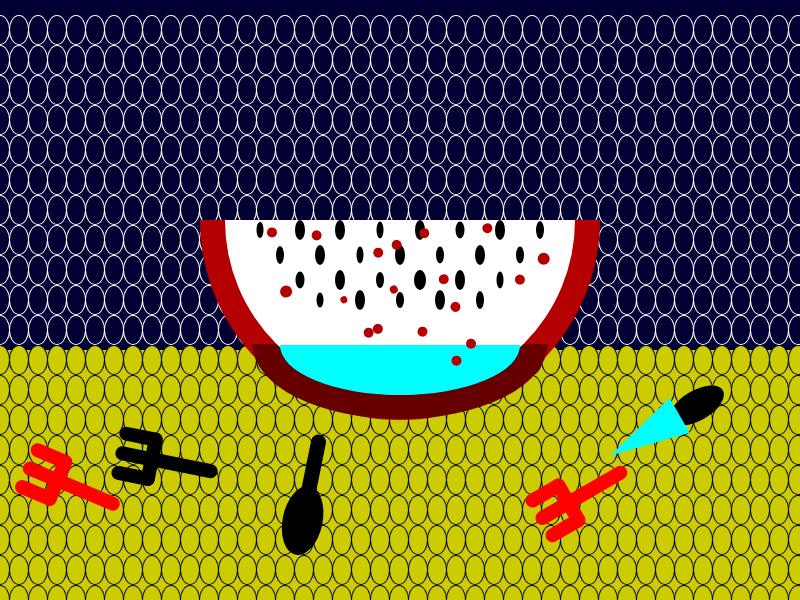
Frame 1 (no input)
Frame 60 (no input): identical to frame 1, image omitted
Frame 120 (the mouse pressed at the canvas centre since frame 60): identical to frame 1, image omitted

The p5.js sketch that drew this single still picture (run headless with seeded random() and noise() and a simulated clock; from frame 60 on, the mouse is pressed at the canvas centre):

// p5.js sketch
// ── sketch.js
function setup() {
  createCanvas(800, 600);
}

function draw() {
  stroke(0)
  strokeWeight(0);
  background(0,0,50);

  fill(204,204,0);
  rect(0,350,800,300); 

  let y_coord = 0;

  //background
  stroke(0);
  for (let i = 0; i < 11; i++){
    let x_coord = 0;
    y_coord += 30;
    for (let j = 0; j < 50; j++){ 
      fill(255,255,255);
      ellipse(x_coord, y_coord, 20, 30);
      fill(0,0,50);
      ellipse(x_coord, y_coord, 18, 28);
      x_coord += 19;
    }
  }

  //background
  for (let i = 0; i < 11; i++){
    let x_coord = 0;
    y_coord += 30;
    for (let j = 0; j < 50; j++){ 
      fill(0,0,50);
      ellipse(x_coord, y_coord, 20, 30);
      fill(204,204,0);
      ellipse(x_coord, y_coord, 18, 28);
      x_coord += 19;
    }
  }

  //watermelon different layers
  fill(180, 0, 0);
  arc(400, 220, 400, 400, 0, PI, PI);

  fill(102, 0, 0);
  arc(400, 344, 295, 150, 0, PI, PI);

  fill(255, 255, 255);
  arc(400, 220, 350, 350, 0, PI, PI);

  fill(0,255,255);
  arc(400, 345, 240, 100, 0, PI, PI);



  //watermelon seeds
  fill(0,0,0);
  ellipse(260, 230, 7, 16);
  ellipse(300, 230, 10, 20);
  ellipse(340, 230, 10, 20);
  ellipse(380, 230, 7, 17);
  ellipse(420, 230, 10, 20);
  ellipse(460, 230, 9, 17);
  ellipse(500, 230, 10, 20);
  ellipse(540, 230, 8, 18);

  ellipse(280, 255, 8, 18);
  ellipse(320, 255, 10, 20);
  ellipse(360, 255, 7, 17);
  ellipse(400, 255, 10, 20);
  ellipse(440, 255, 8, 17);
  ellipse(480, 255, 10, 20);
  ellipse(520, 255, 8, 17);

  ellipse(300, 280, 9, 17);
  ellipse(340, 280, 10, 20);
  ellipse(380, 280, 8, 16);
  ellipse(420, 280, 12, 20);
  ellipse(460, 280, 10, 20);
  ellipse(500, 280, 7, 17);

  ellipse(320, 300, 7, 15);
  ellipse(360, 300, 10, 20);
  ellipse(400, 300, 8, 16);
  ellipse(440, 300, 10, 20);
  ellipse(480, 300, 8, 18);

  fill(0,0,0);
  rotate(0.2);
  ellipse(400, 450, 40, 70);
  stroke('black')
  strokeWeight(15)
  line(400, 450, 400, 370)

  strokeWeight(14)
  line(210, 400, 240, 400)
  line(210, 420, 300, 420)
  line(210, 440, 240, 440)
  line(240, 440, 240, 400)

  rotate(-0.6)

  //watermelon red marks
  fill(180, 0, 0);
  stroke(180,0,0);
  strokeWeight(12);
  point(400, 450);
  strokeWeight(8);
  point(250, 420);
  strokeWeight(10);
  point(300, 460);
  strokeWeight(7);
  point(200, 410);
  strokeWeight(12);
  point(150, 380);
  strokeWeight(10);
  point(160, 320);
  strokeWeight(10);
  point(360, 400);
  strokeWeight(10);
  point(370, 460);
  strokeWeight(10);
  point(300, 380);
  strokeWeight(10);
  point(200, 340);
  strokeWeight(10);
  point(300, 430);
  strokeWeight(10);
  point(250, 380);
  strokeWeight(10);
  point(270, 380);
  strokeWeight(10);
  point(300, 500);
  strokeWeight(10);
  point(280, 510);
  strokeWeight(10);
  point(210, 450);
  strokeWeight(10);
  point(260, 470);
  strokeWeight(10);
  point(220, 450);

  stroke('red');
  strokeWeight(14);
  rotate(0.8);
  line(210, 400, 240, 400);
  line(210, 420, 300, 420);
  line(210, 440, 240, 440);
  line(240, 440, 240, 400);

  rotate(PI +8.5);
  line(210, 700, 240, 700);
  line(210, 720, 300, 720);
  line(210, 740, 240, 740);
  line(240, 740, 240, 700);

  noStroke();
  fill(0,0,0)
  ellipse(400, 700, 60, 30);

  rotate(this.actualAngle);
  fill(0,255,255);
  triangle(300, 700, 380, 680, 380, 720);


};
